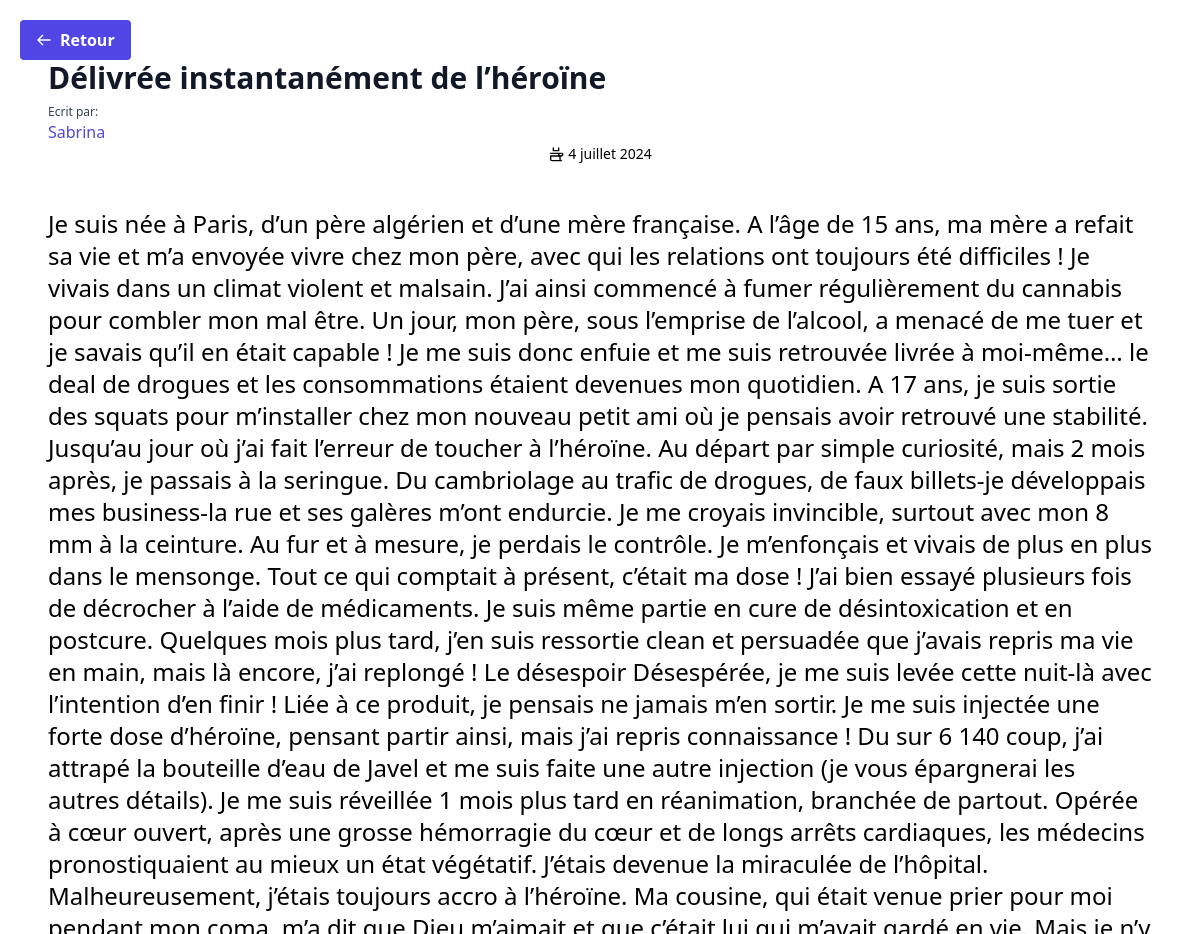
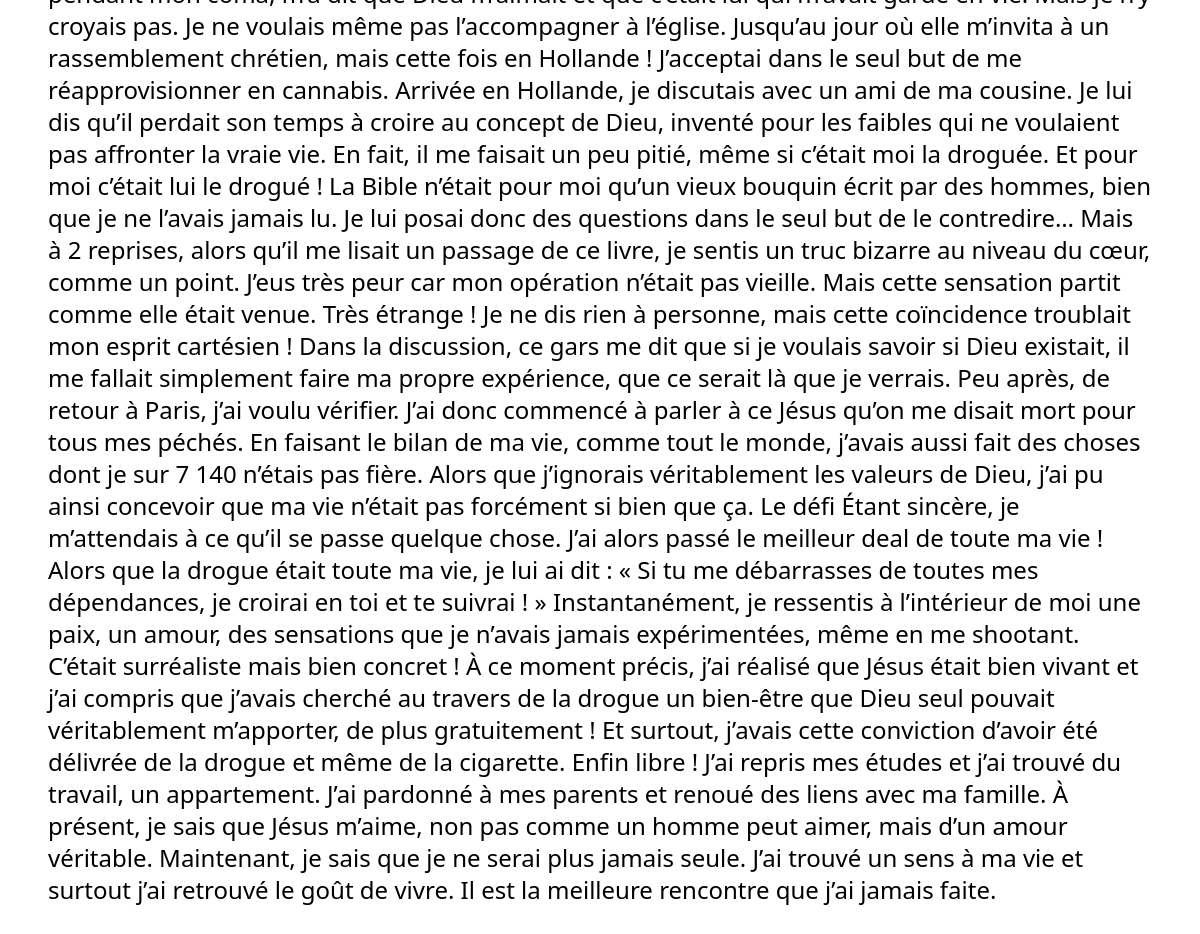
Page /testimonial_detail/testimonial_detail/delivree-instantanement-de-lheroine on the committed database (2 pictures, top to bottom).
### testimony/models.py (models this page shows, shortened)
class Testimonial(models.Model):
    title = models.CharField(max_length=200, verbose_name="Title", blank=False)
    slug = models.SlugField(null=False, unique=True)  # new
    author_name = models.CharField(max_length=100, verbose_name="Author's Name", blank=False)
    publication_date = models.DateField(verbose_name="Publication Date", blank=False)
    text = models.TextField(verbose_name="Testimonial Text", blank=False)
    is_active = models.BooleanField(default=True)
    class Meta:
        verbose_name = "Témoignage"
        verbose_name_plural = "Témoignages"

### testimony/views.py (the view)
# urls.py: path('testimonial_detail/', include('testimony.urls')),
def testimonial_detail(request, slug):
    testimonial = get_object_or_404(Testimonial, slug=slug)
    return render(request, 'testimonial_detail.html', {'testimonial': testimonial})

### testimony/templates/testimonial_detail.html (shortened to what this page needs)
{% load static tailwind_tags %}
<!DOCTYPE html>
<html lang="fr">
<head>
    {% tailwind_css %}
</head>
<body>
    <div class="max-w-screen-xl mx-auto p-5 sm:p-8 md:p-12 relative ">
        <a href="/#pagination"
        class="fixed top-5 left-5 bg-indigo-600 text-white font-bold py-2 px-4 rounded hover:bg-indigo-700 transition duration-300 flex items-center">
         <svg class="w-4 h-4 mr-2" fill="none" stroke="currentColor" viewBox="0 0 24 24" xmlns="http://www.w3.org/2000/svg">
             <path stroke-linecap="round" stroke-linejoin="round" stroke-width="2" d="M10 19l-7-7m0 0l7-7m-7 7h18"></path>
         </svg>
         Retour
     </a>
        <div class="max-w-2xl mx-auto">
            <div class="mt-3 bg-white rounded-b lg:rounded-b-none lg:rounded-r flex flex-col justify-between leading-normal">
                <div>
                    <h1 href="#" class="text-gray-900 font-bold text-3xl mb-2">{{ testimonial.title }}</h1>
                    <p class="text-gray-700 text-xs mt-2">Ecrit par:
                        <p
                            class="text-indigo-600 font-medium hover:text-gray-900 transition duration-500 ease-in-out">
                            {{ testimonial.author_name }}
                    </p>
                    <p class="flex items-center justify-center text-sm pb-6">
                        <svg class="w-4 h-4 mr-1" fill="none" stroke="currentColor" viewBox="0 0 24 24" xmlns="http://www.w3.org/2000/svg">
                            <path stroke-linecap="round" stroke-linejoin="round" stroke-width="2" d="M8 7V3m8 4V3m-6 4h6m-6 0h6m0 4v1a3 3 0 006 0v-1M4 11h16m-2 4v5a2 2 0 002 2H6a2 2 0 01-2-2v-5h16z"></path>
                        </svg>
                        {{ testimonial.publication_date }}
                    </p>
                    <p class=" text-2xl leading-8 my-5">
                        {{ testimonial.text }}
                    </p>
                </div>
            </div>
        </div>
    </div>
</body>
</html>

### rows in the picture
Testimonial: title "Délivrée instantanément de l’héroïne", author_name "Sabrina", publication_date "4 juillet 2024", text "Je suis née à Paris, d’un père algérien et d’une mère française. A l’âge de 15 ans, ma mère a refait sa vie et m’a envoyée vivre chez mon père, avec qui les relations ont toujours été difficiles ! Je vivais dans un climat violent et malsain. J’ai ainsi commencé à fumer régulièrement du cannabis pour combler mon mal être. Un jour, mon père, sous l’emprise de l’alcool, a menacé de me tuer et je savais qu’il en était capable ! Je me suis donc enfuie et me suis retrouvée livrée à moi-même… le deal de drogues et les consommations étaient devenues mon quotidien. A 17 ans, je suis sortie des squats pour m’installer chez mon nouveau petit ami où je pensais avoir retrouvé une stabilité. Jusqu’au…"
